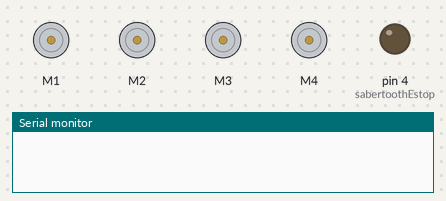
A sketch run on a simulated Arduino Uno, built with avr-gcc and run on an emulated ATmega328P. On the bench: 4 × DC motor (green arrow = forward, orange = backward, longer = faster), output pins drawn as LEDs (lit = HIGH), the last lines printed to the serial monitor.

Above: at 0.1 s.
At 6.19 s:
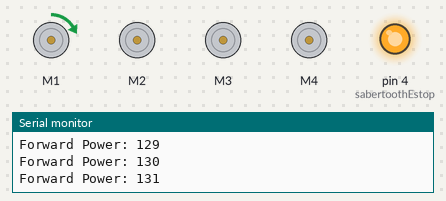
At 14.66 s:
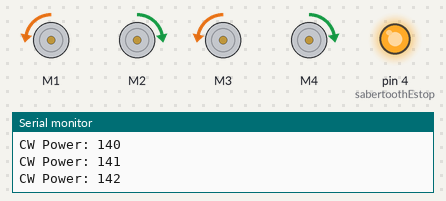
At 22.79 s:
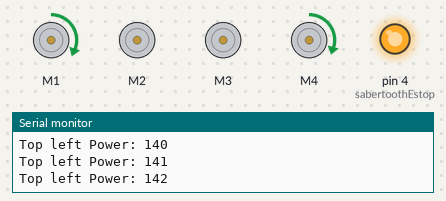
At 31.24 s:
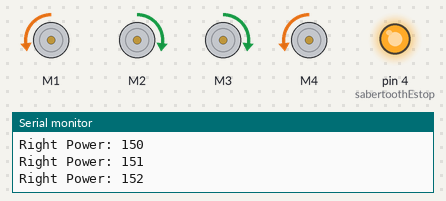
At 39.68 s:
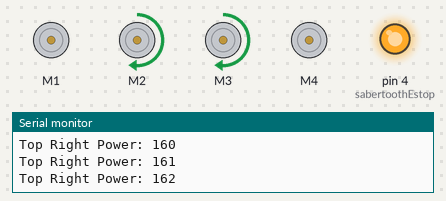
Timing chart, 0 to 40.0 s (numbered marks = the images above):
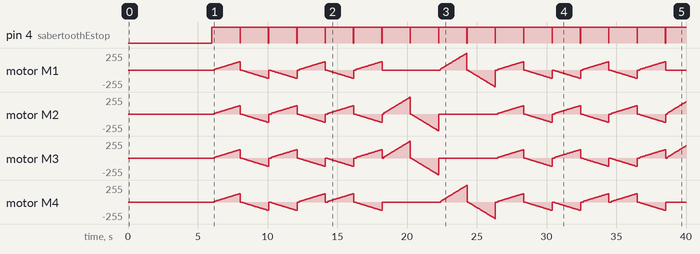

Measured:
- by itself, pin 4 (sabertoothEstop): alternates HIGH for 2.0 s and LOW for 0.02 s

The sketch:

Quad_ATR_Mecanum_Sabertooth.ino
```cpp
//=========================HEADER=============================================================
/*
   Quad ATR Mecanum with Sabertooth
   AUTHOR: Jason Traud
   DATE: 6/8/2015

   This firmware demonstrates basic movement routines on a Mecanum ATR with a Sabertooth
   motor controller.

   Hardware:

     Arduino Uno R3       (MCU-050-000)
     Programmable Mecanum (TP-095-004)
     Sabertooth 2x25      (TE-091-225)

   Connections:

     Arduino D3   -   Sabertooth S1 (Serial COM)
     Arduino D4   -   Sabertooth S2 (Emergency Stop)
     Arduino Gnd  -   Sabertooth 0V (A common ground is needed for stable communication)

   DIP Switch Settings:

     00 11 11 (Address 128, front)
     00 10 11 (Address 129, rear)

   Support:

     SuperDroid Robots Support Forum
       http://www.sdrobots.com/forums/

     Vectoring Robot Support Page
       http://www.superdroidrobots.com/shop/custom.aspx/vectoring-robots/44/


   License: CCAv3.0 Attribution-ShareAlike (http://creativecommons.org/licenses/by-sa/3.0/)
   You're free to use this code for any venture. Attribution is greatly appreciated.
//============================================================================================
*/

// ****************************************************
// Libraries
// ****************************************************
#include <SoftwareSerial.h>
#include <Sabertooth.h>

// *********************
// Define hardware pins
// *********************
#define sabertoothEstop 4 // This is connected to S2 on the motor controllers.
                          // When this pin is pulled low the motors will stop.

// Declaration of the software serial UART and motor controller objects
SoftwareSerial SWSerial(2, 3); // RX on pin 2 (unused), TX on pin 3 (to S1).
Sabertooth frontSaber(128, SWSerial); // Address 128, front motors, 1 = left, 2 = right
Sabertooth rearSaber(129, SWSerial);  // Address 130, rear motors, 1 = left, 2 = right


//******************************************************************************
// Sets up our serial com, hardware pins, SPI bus for ethernet shield and motor controller.
// RETURNS: Nothing
//******************************************************************************
void setup()
{
  delay(2000);           // Short delay to allow the motor controllers
                         // to power up before we attempt to send it commands.
                         // If you try to talk to them before the finish booting
                         // they can lock up and be unresponsive

  Serial.begin(9600);    // Serial for the debug output
  SWSerial.begin(9600);  // Serial for the motor controllers

  frontSaber.autobaud(); // Allows the motor controllers to detect the baud rate
  rearSaber.autobaud();  // we're using and adjust appropriately

  // Initialize GPIO inputs and outputs
  pinMode(sabertoothEstop, OUTPUT);

  allStop();		// Make sure all motors are stopped for safety
}

//******************************************************************************
// This is our main program loop and is wrapped in an implied while(true) loop.
// This sample code demonstrates example movement for the robot and alternates
// through the motions by calling the commandMotors function.
//
// Description of the type of movement and the power level sent is printed to
// the serial console at a baud rate of 9600
//
// RETURNS: Nothing
//******************************************************************************
void loop()
{
  int i = 0; // Counters
  int j = 0;
  int movementDelay = 15; // Delay in between movement commands
  int speedDelta = 64;
  int topForwardSpeed = 127 + speedDelta;
  int topBackwardSpeed = 127 - speedDelta;

  // *************************
  // Front and Back Motion
  // *************************
  for(int i = 127; i < topForwardSpeed; i++)
  {
    commandMotors(i, 127, 127, 1);
    Serial.print("Forward Power: "); Serial.println(i); delay(movementDelay);
  }
  allStop(); // Stops the motors

  for(int i = 127; i > topBackwardSpeed; i--)
  {
    commandMotors(i, 127, 127, 1);
    Serial.print("Backward Power: "); Serial.println(i); delay(movementDelay);
  }
  allStop(); // Stops the motors

  // *************************
  // Right and Left Motion
  // *************************
  for(int i = 127; i < topForwardSpeed; i++)
  {
    commandMotors(127, i, 127, 1);
    Serial.print("Right Power: "); Serial.println(i); delay(movementDelay);
  }
  allStop(); // Stops the motors

  for(int i = 127; i > topBackwardSpeed; i--)
  {
    commandMotors(127, i, 127, 1);
    Serial.print("Left Power: "); Serial.println(i); delay(movementDelay);
  }
  allStop(); // Stops the motors

  // *************************
  // Clockwise and Counter clockwise  Motion
  // *************************
  for(int i = 127; i < topForwardSpeed; i++)
  {
    commandMotors(127, 127, i, 1);
    Serial.print("CW Power: "); Serial.println(i); delay(movementDelay);
  }
  allStop(); // Stops the motors

  for(int i = 127; i > topBackwardSpeed; i--)
  {
    commandMotors(127, 127, i, 1);
    Serial.print("CCW Power: "); Serial.println(i); delay(movementDelay);
  }
  allStop();

  // *************************
  // Diagonal Motion
  // *************************
  for(int i = 127; i < topForwardSpeed; i++)
  {
    commandMotors(i, i, 127, 1);
    Serial.print("Top Right Power: "); Serial.println(i); delay(movementDelay);
  }
  allStop(); // Stops the motors

  for(int i = 127; i > topBackwardSpeed; i--)
  {
    commandMotors(i, i, 127, 1);
    Serial.print("Rear Left Power: "); Serial.println(i); delay(movementDelay);
  }
  allStop(); // Stops the motors

  j = 127; // Reinitialize
  for(int i = 127; i < topForwardSpeed; i++)
  {
    commandMotors(i, j, 127, 1); j--;
    Serial.print("Top left Power: "); Serial.println(i); delay(movementDelay);
  }
  allStop(); // Stops the motors

  j = 127; // Reinitialize
    for(int i = 127; i > topBackwardSpeed; i--)
  {
    commandMotors(i, j, 127, 1); j++;
    Serial.print("Rear Left Power: "); Serial.println(i); delay(movementDelay);
  }
  allStop(); // Stops the motors
}

//******************************************************************************
// Sets the speed of all motor controllers to zero and sets all ESTOPs
// RETURNS: NONE
//******************************************************************************
void allStop()
{
  digitalWrite(sabertoothEstop, LOW);

  frontSaber.motor(1, 0);
  frontSaber.motor(2, 0);
  rearSaber.motor(1, 0);
  rearSaber.motor(2, 0);
}


//******************************************************************************
// Processes all motor commands.
// The function expects three values;
//    yAxis is our forward and back movement
//    xAxis is our left and right movement
//    spin is our third access
//    mode is the type of movement we're sending (tank versus vectoring)
//
// To understand the input of this function you need to envision a grid with 0,0
// in the bottom left, 127,127 in the center and 255,255 in the top right. The location
// of the data point passed into this function relative to the 127,127 center point
// is the direction that the robot is commanded to vector
//
// RETURNS: NONE
//******************************************************************************
void commandMotors(int yAxis, int xAxis, int spin, int mode)
{
  // Initialize our local variables
  int leftFrontPower = 0;
  int leftRearPower = 0;
  int rightFrontPower = 0;
  int rightRearPower = 0;
  int maxMotorPower = 0;
  double tempScale = 0;

  // Motor Constants
  int motorValueMax = 255;
  int motorValueMin = 0;
  int motorZero = 127;

  // Bound our incoming data to a safe and expected range
  if (yAxis > motorValueMax) { yAxis = motorValueMax; }
  else  if (yAxis < motorValueMin) { yAxis = motorValueMin; }
  if (xAxis > motorValueMax) { xAxis = motorValueMax; }
  else  if (xAxis < motorValueMin) { xAxis = motorValueMin; }
  if (spin > motorValueMax) { spin = motorValueMax; }
  else  if (spin < motorValueMin) { spin = motorValueMin; }

  // Shift incoming data to straddle 0
  yAxis = yAxis - 127;
  xAxis = xAxis - 127;
  spin = spin - 127;

  // A mode value of 1 passed into this function changes the motor mixing to
  // vectoring mode
  if (mode == 1)
  {
    // *************************
    // Front and Back Motion
    // *************************
    leftFrontPower = leftFrontPower + yAxis;
    leftRearPower = leftRearPower + yAxis;
    rightFrontPower = rightFrontPower + yAxis;
    rightRearPower = rightRearPower + yAxis;

    // *************************
    // Left and Right Motion
    // *************************
    leftFrontPower = leftFrontPower + xAxis;
    leftRearPower = leftRearPower - xAxis;
    rightFrontPower = rightFrontPower - xAxis;
    rightRearPower = rightRearPower + xAxis;

    // *************************
    // Spin
    // *************************
    leftFrontPower = leftFrontPower + spin;
    leftRearPower = leftRearPower + spin;
    rightFrontPower = rightFrontPower - spin;
    rightRearPower = rightRearPower - spin;

    // After our mixing above our motor powers are most likely going to exceed
    // our maximum values. We need to find our maximum and scale everything down
    // to values that our motor controller can understand
    maxMotorPower = max(abs(leftFrontPower), abs(leftRearPower));
    maxMotorPower = max(maxMotorPower, abs(rightFrontPower));
    maxMotorPower = max(maxMotorPower, abs(rightRearPower));

    // Scale down by the maximum value if we exceed 127
    if (maxMotorPower > 127)
    {
     tempScale = (double)127 / (double)maxMotorPower;
     leftFrontPower = tempScale * (double)leftFrontPower;
     leftRearPower = tempScale * (double)leftRearPower;
     rightFrontPower = tempScale * (double)rightFrontPower;
     rightRearPower = tempScale * (double)rightRearPower;
    }

    // Cleans up our output data
    leftFrontPower = boundAndDeadband(leftFrontPower);
    leftRearPower = boundAndDeadband(leftRearPower);
    rightFrontPower = boundAndDeadband(rightFrontPower);
    rightRearPower = boundAndDeadband(rightRearPower);

    // Raises the ESTOP lines before commanding the motors
    digitalWrite(sabertoothEstop, HIGH);

    // Applies our calculated and bounded values to our drive motor controllers
    frontSaber.motor(1, rightFrontPower);
    frontSaber.motor(2, leftFrontPower);
    rearSaber.motor(1, rightRearPower);
    rearSaber.motor(2, leftRearPower);
  }

  // If the mode value is not "1" then we are in tank mode
  else
  {
    // Applies our calculated and bounded values to our drive motor controllers
    frontSaber.drive(yAxis);
    frontSaber.turn(xAxis);

    rearSaber.drive(yAxis);
    rearSaber.turn(xAxis);
  }
}

//******************************************************************************
// Cleans up our values for the motor controllers
// The motor controllers only accept a value range of -127 to 127. We also apply
// a deadband so the robot doesn't drift when idle
//
// RETURNS: Cleaned up value
//******************************************************************************
int boundAndDeadband (int inputValue)
{
  if (inputValue < -127)  { inputValue = -127; }
  if (inputValue > 127)   { inputValue = 127; }
  if ((inputValue < 5) && (inputValue > -5)) { inputValue = 0; }

  return inputValue;
}
```
